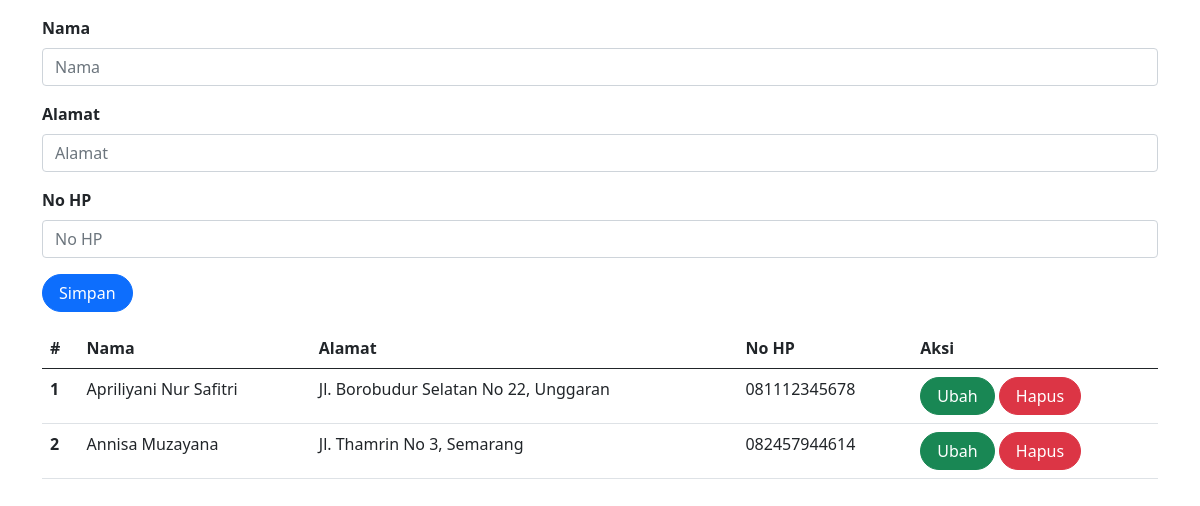
The app's page /pasien.php with its own data.
### tables this page shows
CREATE TABLE `pasien` (
  `id` int(10) UNSIGNED NOT NULL,
  `nama` varchar(255) DEFAULT NULL,
  `alamat` varchar(255) DEFAULT NULL,
  `no_hp` varchar(50) DEFAULT NULL
);

### pasien.php (the view, shortened to what this page needs)
<?php
include_once("koneksi.php");
?>
<!DOCTYPE html>
<html lang="en">
<head>
    <link href="https://cdn.jsdelivr.net/npm/bootstrap@5.0.2/dist/css/bootstrap.min.css"
    rel="stylesheet"
>
</head>
<body>
    <div class="container">
<form class="form row" method="POST" action="" name="myForm" onsubmit="return(validate());">
    <?php
    $nama = '';
    $alamat = '';
    $no_hp = '';
    ?>
    <div class="mt-3">
        <label for="inputNama" class="form-label fw-bold">
            Nama
        </label>
        <input type="text" class="form-control" name="nama" id="inputNama" placeholder="Nama" value="<?php echo $nama ?>">
    </div>
    <div class="mt-3">
        <label for="inputAlamat" class="form-label fw-bold">
            Alamat
        </label>
        <input type="text" class="form-control" name="alamat" id="inputAlamat" placeholder="Alamat" value="<?php echo $alamat ?>">
    </div>
    <div class="mt-3">
        <label for="inputNo_hp" class="form-label fw-bold">
            No HP
        </label>
        <input type="text" class="form-control" name="no_hp" id="inputNo_hp" placeholder="No HP" value="<?php echo $no_hp ?>">
    </div>
    <div class="mt-3">
        <button type="submit" class="btn btn-primary rounded-pill px-3" name="simpan">Simpan</button>
    </div>
</form>
<table class="table table-hover mt-3">
    <thead>
        <tr>
            <th scope="col">#</th>
            <th scope="col">Nama</th>
            <th scope="col">Alamat</th>
            <th scope="col">No HP</th>
            <th scope="col">Aksi</th>
        </tr>
    </thead>
    <tbody>
        <?php
        $result = mysqli_query($mysqli,"SELECT * FROM pasien" );
        $no = 1;
        while ($data = mysqli_fetch_array($result)) {
        ?>
            <tr>
                <th scope="row"><?php echo $no++ ?></th>
                <td><?php echo $data['nama'] ?></td>
                <td><?php echo $data['alamat'] ?></td>
                <td><?php echo $data['no_hp'] ?></td>
                <td>
                    <a class="btn btn-success rounded-pill px-3"
                    href="index.php?page=pasien&id=<?php echo $data['id'] ?>">Ubah
                    </a>
                    <a class="btn btn-danger rounded-pill px-3"
                    href="index.php?page=pasien&id=<?php echo $data['id'] ?>&aksi=hapus">Hapus
                    </a>
                </td>
            </tr>
        <?php
        }
        ?>
    </tbody>
</table>
</body>
</html>

### records on screen
pasien: nama "Apriliyani Nur Safitri", alamat "Jl. Borobudur Selatan No 22, Unggaran", no_hp "081112345678"
pasien: nama "Annisa Muzayana", alamat "Jl. Thamrin No 3, Semarang", no_hp "082457944614"
